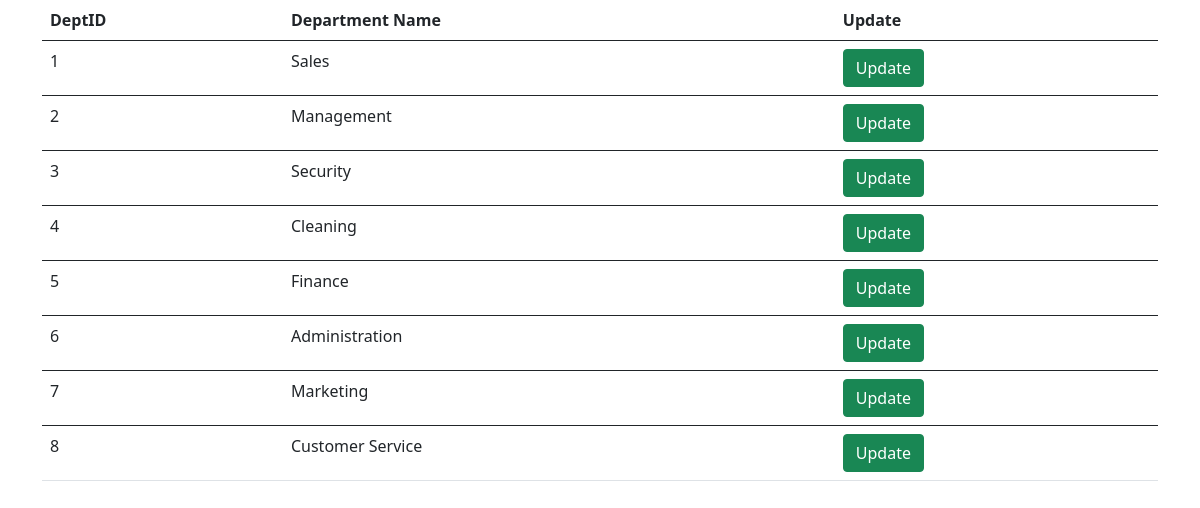
The page /dept_display.php on the database its author committed.
### tables this page shows
CREATE TABLE `department` (
  `DeptID` int UNSIGNED NOT NULL,
  `Name` varchar(100) NOT NULL
);

### dept_display.php (the view, shortened to what this page needs)
<!doctype html>
<html lang="en">
<head>
  <link rel = "stylesheet" href="https://cdn.jsdelivr.net/npm/bootstrap@5.0.0-beta1/dist/css/bootstrap.min.css">
</head>
<body>
  <div class = "container">
    <div class = "row">
      <div class = "clo-lg-6 m-auto">
        <table class="table">
          <thead>
            <tr>
              <th scope="col">DeptID</th>
              <th scope="col">Department Name</th>
              <th scope="col">Update</th>
            </tr>
          </thead>
          <?php
            include 'open_connection.php';
            $query = "SELECT * FROM department order by DeptID";
            $result = mysqli_query($conn,$query);
            while($res=mysqli_fetch_array($result)){
            ?>
          <tbody>
            <tr>
              <td><?php echo $res['DeptID'] ?></td>
              <td><?php echo $res['Name'] ?></td>
              <td><a href = "dept_update.php?DeptID=<?php echo $res['DeptID'] ?>"><input type="button" class="btn btn-success" value="Update"></a></td>
            </tr>
          </tbody>
          <?php
        }
          ?>
        </table>
      </div>
    </div>
  </div>
</body>
</html>

### rows shown on the page
department: DeptID "1", Name "Sales"
department: DeptID "2", Name "Management"
department: DeptID "3", Name "Security"
department: DeptID "4", Name "Cleaning"
department: DeptID "5", Name "Finance"
department: DeptID "6", Name "Administration"
department: DeptID "7", Name "Marketing"
department: DeptID "8", Name "Customer Service"
